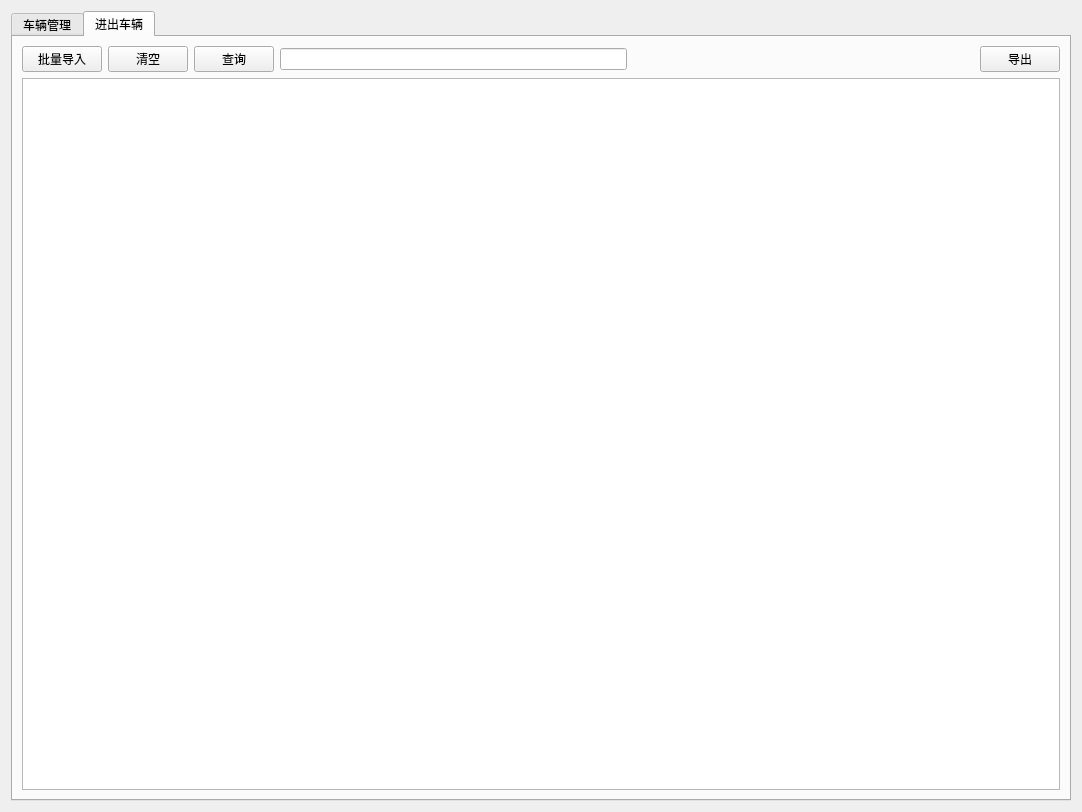
<?xml version="1.0" encoding="UTF-8"?>
<ui version="4.0">
 <class>ParkingManagement</class>
 <widget class="QWidget" name="ParkingManagement">
  <property name="geometry">
   <rect>
    <x>0</x>
    <y>0</y>
    <width>1082</width>
    <height>812</height>
   </rect>
  </property>
  <property name="windowTitle">
   <string>ParkingManagement</string>
  </property>
  <layout class="QGridLayout" name="gridLayout_2">
   <item row="0" column="0">
    <widget class="QTabWidget" name="tabWidget">
     <property name="currentIndex">
      <number>1</number>
     </property>
     <widget class="QWidget" name="tab">
      <attribute name="title">
       <string>车辆管理</string>
      </attribute>
      <layout class="QGridLayout" name="gridLayout">
       <item row="0" column="0">
        <layout class="QVBoxLayout" name="verticalLayout">
         <item>
          <layout class="QHBoxLayout" name="horizontalLayout_2">
           <item>
            <widget class="QPushButton" name="pushButtonAdd">
             <property name="text">
              <string>添加</string>
             </property>
            </widget>
           </item>
           <item>
            <widget class="QPushButton" name="pushButtonDelete">
             <property name="text">
              <string>删除</string>
             </property>
            </widget>
           </item>
           <item>
            <widget class="QPushButton" name="pushButtonUpdate">
             <property name="text">
              <string>修改</string>
             </property>
            </widget>
           </item>
           <item>
            <widget class="QPushButton" name="pushButtonSelect">
             <property name="text">
              <string>查询</string>
             </property>
            </widget>
           </item>
           <item>
            <widget class="QLineEdit" name="lineEdit_2"/>
           </item>
           <item>
            <spacer name="horizontalSpacer_2">
             <property name="orientation">
              <enum>Qt::Orientation::Horizontal</enum>
             </property>
             <property name="sizeHint" stdset="0">
              <size>
               <width>40</width>
               <height>20</height>
              </size>
             </property>
            </spacer>
           </item>
           <item>
            <widget class="QPushButton" name="pushButton">
             <property name="text">
              <string>导出</string>
             </property>
            </widget>
           </item>
          </layout>
         </item>
         <item>
          <widget class="QTableView" name="tableView_Car"/>
         </item>
        </layout>
       </item>
      </layout>
     </widget>
     <widget class="QWidget" name="tab_2">
      <attribute name="title">
       <string>进出车辆</string>
      </attribute>
      <layout class="QGridLayout" name="gridLayout_3">
       <item row="1" column="0">
        <widget class="QTableView" name="tableView_Car_2"/>
       </item>
       <item row="0" column="0">
        <layout class="QHBoxLayout" name="horizontalLayout_3">
         <item>
          <widget class="QPushButton" name="pushButton_9">
           <property name="text">
            <string>批量导入</string>
           </property>
          </widget>
         </item>
         <item>
          <widget class="QPushButton" name="pushButton_10">
           <property name="text">
            <string>清空</string>
           </property>
          </widget>
         </item>
         <item>
          <widget class="QPushButton" name="pushButton_12">
           <property name="text">
            <string>查询</string>
           </property>
          </widget>
         </item>
         <item>
          <widget class="QLineEdit" name="lineEdit_3"/>
         </item>
         <item>
          <spacer name="horizontalSpacer_3">
           <property name="orientation">
            <enum>Qt::Orientation::Horizontal</enum>
           </property>
           <property name="sizeHint" stdset="0">
            <size>
             <width>40</width>
             <height>20</height>
            </size>
           </property>
          </spacer>
         </item>
         <item>
          <widget class="QPushButton" name="pushButton_2">
           <property name="text">
            <string>导出</string>
           </property>
          </widget>
         </item>
        </layout>
       </item>
      </layout>
     </widget>
    </widget>
   </item>
  </layout>
 </widget>
 <resources/>
 <connections/>
</ui>
